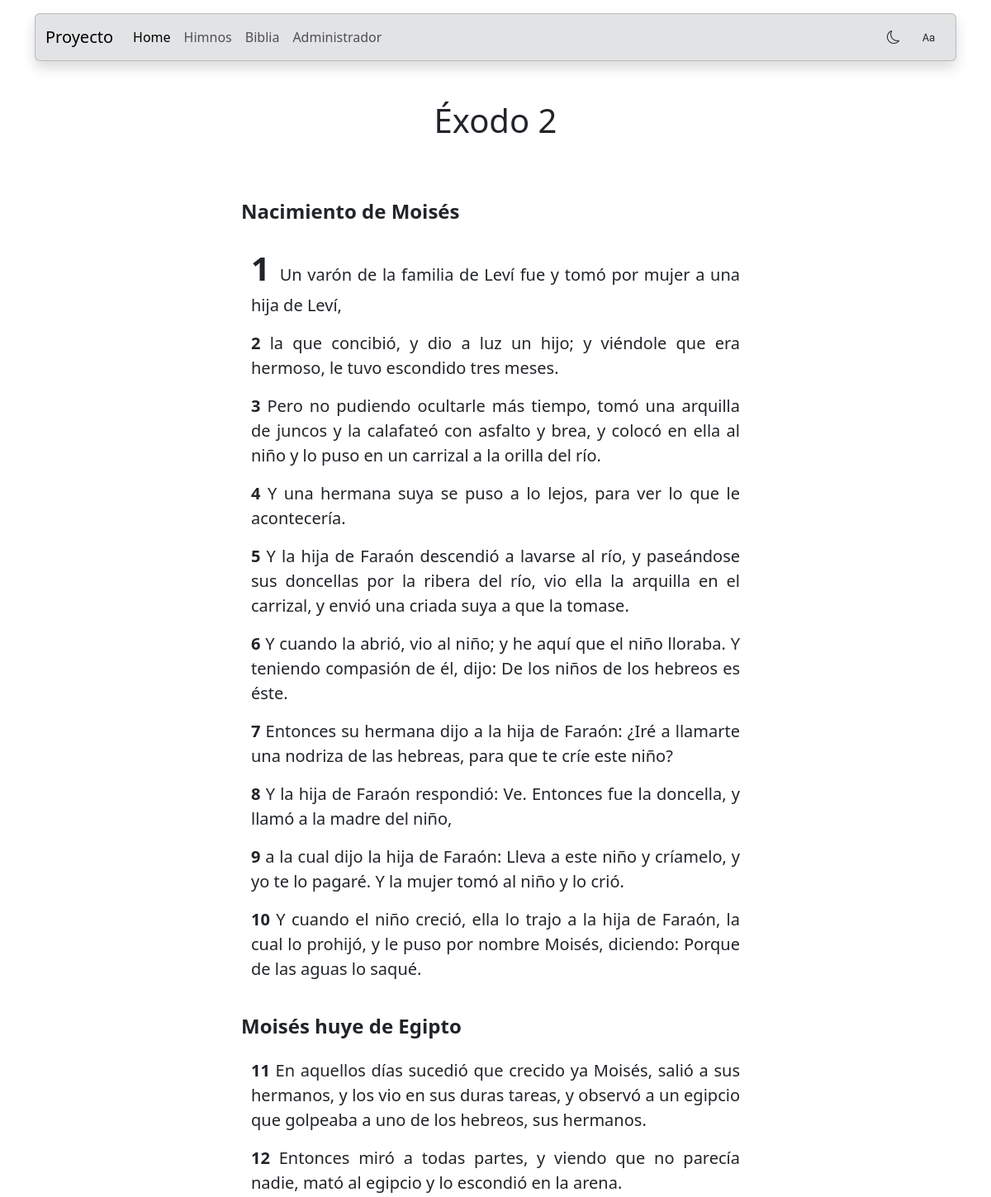
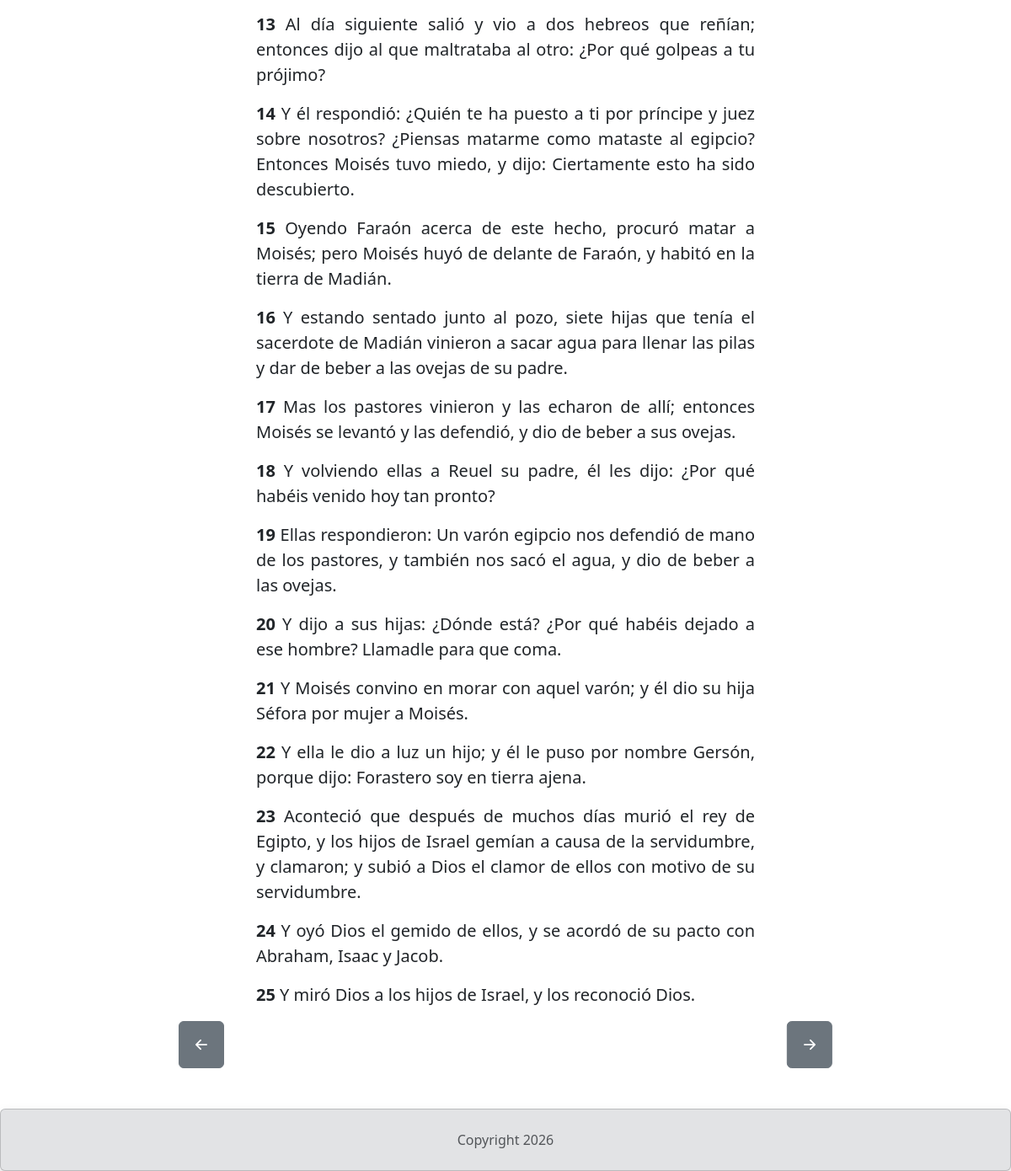
Page /biblia/palabra/2/2 on the committed database (2 pictures, top to bottom).
### apiBiblia/models.py (models this page shows, shortened)
class Versiculos(models.Model):
    palabra_id = AutoField(primary_key=True)
    palabra = TextField()
    libro = IntegerField()
    capitulo = IntegerField()
    versiculo = IntegerField()
    nombreLibro = TextField()
    titulo = TextField()
    objects: models.Manager = models.Manager()

### apiBiblia/views.py (the view)
def mostrarCapitulo(request: HttpRequest, numeroLibro: int, numeroCapitulo: int) -> HttpResponse:
    libro: str | None = biblia.NOMBRES_LIBROS[numeroLibro]
    versiculos: QuerySet[Versiculos] = Versiculos.objects.filter(libro=numeroLibro, capitulo=numeroCapitulo)
    capAnterior: Versiculos | None = capituloAnterior(numeroLibro=numeroLibro, numeroCapitulo=numeroCapitulo)
    capSiguiente: Versiculos | None = capituloSiguiente(numeroLibro=numeroLibro, numeroCapitulo=numeroCapitulo)
    datos: dict[str, Any] = {
        'listaVersiculos': versiculos,
        'libroNombre': libro,
        'numeroCapitulo': numeroCapitulo,
        'back': capAnterior,
        'next': capSiguiente,
    }
    return render(request=request, template_name='apiBiblia/mostrarVersiculos.html', context=datos)

### apiBiblia/views.py (called while the page is built)
def capituloAnterior(numeroLibro: int, numeroCapitulo: int) -> Versiculos | None:
    if numeroCapitulo == 1:
        siHayAnteriorLibro: QuerySet[Versiculos] | None = Versiculos.objects.filter(libro=numeroLibro - 1)
        if siHayAnteriorLibro:
            ultimoCapitulo: Versiculos | None = Versiculos.objects.filter(libro=numeroLibro - 1).distinct().last()
            if ultimoCapitulo:
                return Versiculos.objects.filter(libro=numeroLibro - 1, capitulo=ultimoCapitulo.capitulo).first()
    else:
        return Versiculos.objects.filter(libro=numeroLibro, capitulo=numeroCapitulo - 1).first()
    return None

def capituloSiguiente(numeroLibro: int, numeroCapitulo: int) -> Versiculos | None:
    capituloActual: Versiculos | None = Versiculos.objects.filter(libro=numeroLibro, capitulo=numeroCapitulo).last()
    capituloUltimo: Versiculos | None = Versiculos.objects.filter(libro=numeroLibro).last()
    siguienteCapitulo: Versiculos | None
    if capituloActual == capituloUltimo:
        siguienteCapitulo = Versiculos.objects.filter(libro=numeroLibro + 1, capitulo=1).first()
        if siguienteCapitulo:
            return siguienteCapitulo
    else:
        siguienteCapitulo = Versiculos.objects.filter(libro=numeroLibro, capitulo=numeroCapitulo + 1).first()
        return siguienteCapitulo
    return None

### templates/apiBiblia/mostrarVersiculos.html (shortened to what this page needs)
{% load static %} {% load bootstrap5 %}
<!DOCTYPE html>
<html lang="es">
    <head>
        <link href="https://cdn.jsdelivr.net/npm/bootstrap@5.3.8/dist/css/bootstrap.min.css" rel="stylesheet">
        <link rel="stylesheet" href="https://cdn.jsdelivr.net/npm/bootstrap-icons@1.13.2/font/bootstrap-icons.min.css">
    </head>
    <body>
        {% include 'share/navbar.html' %}
        <div class="container mt-5">
            <h1 class="text-center">{{ libroNombre }} {{ numeroCapitulo }}</h1>
        </div>
        <main>
            <div class="container mt-5 mb-5 h-100 w-100 min-vh-100">
                <div class="container position-relative mw-100" style="width: 50rem;">
                    <div class="container d-flex justify-content-center flex-column mw-100" style="width: 40rem;">
                        {% for versiculos in listaVersiculos  %}
                            {% if versiculos.titulo %}
                                <h4 class="fw-bold mt-4 mb-4">{{ versiculos.titulo }}</h4>
                            {% endif %}
                            <div class="container">
                                {% if forloop.first %}
                                    <p class="fs-5 parrafo" style="text-align: justify;"><span class="fs-1 fw-bold">{{ forloop.counter }} </span>{{ versiculos.palabra }}</p>
                                {% else %}
                                    <p class="fs-5 parrafo" style="text-align: justify;"><span class="parrafo fs-5 fw-bold">{{ forloop.counter }} </span>{{ versiculos.palabra }}</p>
                                {% endif %}
                            </div>
                        {% endfor  %}
                    </div>
                    {% if back %}
                    <button class="position-sticky start-0 btn btn-secondary" name="back" type="submit" style="bottom: 80px;" onClick="irPalabra({{ back.libro }}, {{ back.capitulo }})">
                        <i class="bi bi-arrow-left-short fs-3"></i>
                    </button>
                    {% else %}
                    <button class="position-sticky start-0 btn btn-secondary" style="bottom: 80px;" disabled>
                        <i class="bi bi-arrow-left-short fs-3"></i>
                    </button>
                    {% endif %}
                    {% if next %}
                    <button class="position-sticky start-100 btn btn-secondary" name="next" type="submit" style="bottom: 80px;" onClick="irPalabra({{ next.libro }}, {{ next.capitulo }})">
                        <i class="bi bi-arrow-right-short fs-3"></i>
                    </button>
                    {% else %}
                    <button class="position-sticky start-100 btn btn-secondary" style="bottom: 80px;" disabled>
                        <i class="bi bi-arrow-right-short fs-3"></i>
                    </button>
                    {% endif %}
                </div>
            </div>
        </main>
        {% include 'share/footer.html' %}
    </body>
</html>

### rows in the picture
Versiculos: titulo "Nacimiento de Moisés", palabra "Un varón de la familia de Leví fue y tomó por mujer a una hija de Leví,"
Versiculos: palabra "la que concibió, y dio a luz un hijo; y viéndole que era hermoso, le tuvo escondido tres meses."
Versiculos: palabra "Pero no pudiendo ocultarle más tiempo, tomó una arquilla de juncos y la calafateó con asfalto y brea, y colocó en ella al niño y lo puso en un carrizal a la orilla del río."
Versiculos: palabra "Y una hermana suya se puso a lo lejos, para ver lo que le acontecería."
Versiculos: palabra "Y la hija de Faraón descendió a lavarse al río, y paseándose sus doncellas por la ribera del río, vio ella la arquilla en el carrizal, y envió una criada suya a que la tomase."
Versiculos: palabra "Y cuando la abrió, vio al niño; y he aquí que el niño lloraba. Y teniendo compasión de él, dijo: De los niños de los hebreos es éste."
Versiculos: palabra "Entonces su hermana dijo a la hija de Faraón: ¿Iré a llamarte una nodriza de las hebreas, para que te críe este niño?"
Versiculos: palabra "Y la hija de Faraón respondió: Ve. Entonces fue la doncella, y llamó a la madre del niño,"
Versiculos: palabra "a la cual dijo la hija de Faraón: Lleva a este niño y críamelo, y yo te lo pagaré. Y la mujer tomó al niño y lo crió."
Versiculos: palabra "Y cuando el niño creció, ella lo trajo a la hija de Faraón, la cual lo prohijó, y le puso por nombre Moisés, diciendo: Porque de las aguas lo saqué."
Versiculos: titulo "Moisés huye de Egipto", palabra "En aquellos días sucedió que crecido ya Moisés, salió a sus hermanos, y los vio en sus duras tareas, y observó a un egipcio que golpeaba a uno de los hebreos, sus hermanos."
Versiculos: palabra "Entonces miró a todas partes, y viendo que no parecía nadie, mató al egipcio y lo escondió en la arena."
Versiculos: palabra "Al día siguiente salió y vio a dos hebreos que reñían; entonces dijo al que maltrataba al otro: ¿Por qué golpeas a tu prójimo?"
Versiculos: palabra "Y él respondió: ¿Quién te ha puesto a ti por príncipe y juez sobre nosotros? ¿Piensas matarme como mataste al egipcio? Entonces Moisés tuvo miedo, y dijo: Ciertamente esto ha sido descubierto."
Versiculos: palabra "Oyendo Faraón acerca de este hecho, procuró matar a Moisés; pero Moisés huyó de delante de Faraón, y habitó en la tierra de Madián."
Versiculos: palabra "Y estando sentado junto al pozo, siete hijas que tenía el sacerdote de Madián vinieron a sacar agua para llenar las pilas y dar de beber a las ovejas de su padre."
Versiculos: palabra "Mas los pastores vinieron y las echaron de allí; entonces Moisés se levantó y las defendió, y dio de beber a sus ovejas."
Versiculos: palabra "Y volviendo ellas a Reuel su padre, él les dijo: ¿Por qué habéis venido hoy tan pronto?"
Versiculos: palabra "Ellas respondieron: Un varón egipcio nos defendió de mano de los pastores, y también nos sacó el agua, y dio de beber a las ovejas."
Versiculos: palabra "Y dijo a sus hijas: ¿Dónde está? ¿Por qué habéis dejado a ese hombre? Llamadle para que coma."
Versiculos: palabra "Y Moisés convino en morar con aquel varón; y él dio su hija Séfora por mujer a Moisés."
Versiculos: palabra "Y ella le dio a luz un hijo; y él le puso por nombre Gersón, porque dijo: Forastero soy en tierra ajena."
Versiculos: palabra "Aconteció que después de muchos días murió el rey de Egipto, y los hijos de Israel gemían a causa de la servidumbre, y clamaron; y subió a Dios el clamor de ellos con motivo de su servidumbre."
Versiculos: palabra "Y oyó Dios el gemido de ellos, y se acordó de su pacto con Abraham, Isaac y Jacob."
Versiculos: palabra "Y miró Dios a los hijos de Israel, y los reconoció Dios."

### other values in the picture
{{ libroNombre }} "Éxodo"
{{ numeroCapitulo }} "2"
